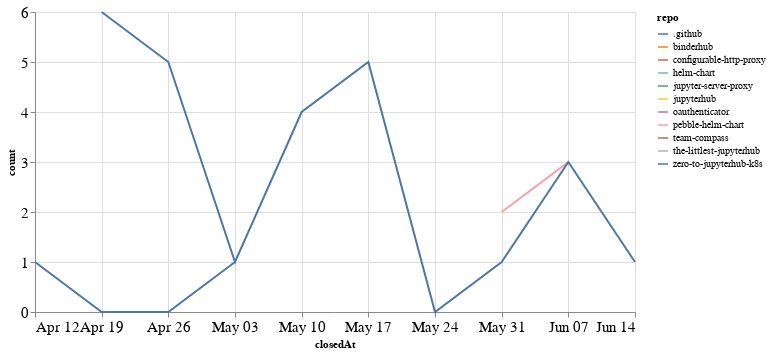

Notebook source saved alongside this figure:
### Code cell
closed_by_time = closed_by.groupby('repo').resample('W', on='closedAt').count()['author'].reset_index()
closed_by_time = closed_by_time.rename(columns={'author': 'count'})

alt.Chart(closed_by_time, width=600).mark_line().encode(
    x='closedAt',
    y='count',
    color='repo',
    tooltip="repo"
)

### Figure 1 — Vega-Lite specification as saved in the notebook (floating-point values rounded to 4 significant figures)
{"config": {"axisLeft": {"labelFontSize": 15}, "axisBottom": {"labelFontSize": 15}}, "data": {"name": "data-27bfdb200406f52ca96ff2c391d73dd5"}, "mark": "line", "encoding": {"color": {"type": "nominal", "field": "repo"}, "tooltip": {"type": "nominal", "field": "repo"}, "x": {"type": "temporal", "field": "closedAt"}, "y": {"type": "quantitative", "field": "count"}}, "width": 600, "$schema": "https://vega.github.io/schema/vega-lite/v4.8.1.json", "datasets": {"data-27bfdb200406f52ca96ff2c391d73dd5": [{"repo": ".github", "closedAt": "2020-04-12T00:00:00", "count": 1}, {"repo": ".github", "closedAt": "2020-04-19T00:00:00", "count": 0}, {"repo": ".github", "closedAt": "2020-04-26T00:00:00", "count": 0}, {"repo": ".github", "closedAt": "2020-05-03T00:00:00", "count": 1}, {"repo": "binderhub", "closedAt": "2020-05-24T00:00:00", "count": 1}, {"repo": "configurable-http-proxy", "closedAt": "2020-05-31T00:00:00", "count": 6}, {"repo": "helm-chart", "closedAt": "2020-05-10T00:00:00", "count": 2}, {"repo": "jupyter-server-proxy", "closedAt": "2020-05-24T00:00:00", "count": 1}, {"repo": "jupyterhub", "closedAt": "2020-06-07T00:00:00", "count": 1}, {"repo": "oauthenticator", "closedAt": "2020-05-17T00:00:00", "count": 1}, {"repo": "pebble-helm-chart", "closedAt": "2020-05-31T00:00:00", "count": 2}, {"repo": "pebble-helm-chart", "closedAt": "2020-06-07T00:00:00", "count": 3}, {"repo": "team-compass", "closedAt": "2020-04-26T00:00:00", "count": 1}, {"repo": "the-littlest-jupyterhub", "closedAt": "2020-05-10T00:00:00", "count": 1}, {"repo": "zero-to-jupyterhub-k8s", "closedAt": "2020-04-19T00:00:00", "count": 6}, {"repo": "zero-to-jupyterhub-k8s", "closedAt": "2020-04-26T00:00:00", "count": 5}, {"repo": "zero-to-jupyterhub-k8s", "closedAt": "2020-05-03T00:00:00", "count": 1}, {"repo": "zero-to-jupyterhub-k8s", "closedAt": "2020-05-10T00:00:00", "count": 4}, {"repo": "zero-to-jupyterhub-k8s", "closedAt": "2020-05-17T00:00:00", "count": 5}, {"repo": "zero-to-jupyterhub-k8s", "closedAt": "2020-05-24T00:00:00", "count": 0}, {"repo": "zero-to-jupyterhub-k8s", "closedAt": "2020-05-31T00:00:00", "count": 1}, {"repo": "zero-to-jupyterhub-k8s", "closedAt": "2020-06-07T00:00:00", "count": 3}, {"repo": "zero-to-jupyterhub-k8s", "closedAt": "2020-06-14T00:00:00", "count": 1}]}}
